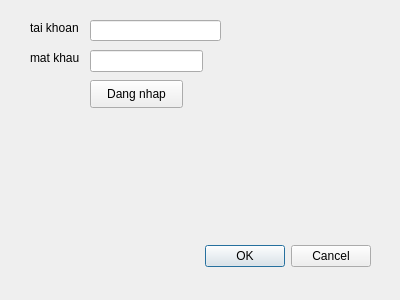
<?xml version="1.0" encoding="UTF-8"?>
<ui version="4.0">
 <class>Dialog</class>
 <widget class="QDialog" name="Dialog">
  <property name="geometry">
   <rect>
    <x>0</x>
    <y>0</y>
    <width>400</width>
    <height>300</height>
   </rect>
  </property>
  <property name="windowTitle">
   <string>Dialog</string>
  </property>
  <widget class="QDialogButtonBox" name="o_nhap_tai_khoan">
   <property name="geometry">
    <rect>
     <x>30</x>
     <y>240</y>
     <width>341</width>
     <height>32</height>
    </rect>
   </property>
   <property name="orientation">
    <enum>Qt::Horizontal</enum>
   </property>
   <property name="standardButtons">
    <set>QDialogButtonBox::Cancel|QDialogButtonBox::Ok</set>
   </property>
  </widget>
  <widget class="QLabel" name="label_2">
   <property name="geometry">
    <rect>
     <x>30</x>
     <y>50</y>
     <width>55</width>
     <height>16</height>
    </rect>
   </property>
   <property name="text">
    <string>mat khau</string>
   </property>
  </widget>
  <widget class="QLabel" name="label">
   <property name="geometry">
    <rect>
     <x>30</x>
     <y>20</y>
     <width>55</width>
     <height>16</height>
    </rect>
   </property>
   <property name="text">
    <string>tai khoan</string>
   </property>
  </widget>
  <widget class="QLineEdit" name="lineEdit">
   <property name="geometry">
    <rect>
     <x>90</x>
     <y>20</y>
     <width>131</width>
     <height>21</height>
    </rect>
   </property>
  </widget>
  <widget class="QLineEdit" name="lineEdit_2">
   <property name="geometry">
    <rect>
     <x>90</x>
     <y>50</y>
     <width>113</width>
     <height>22</height>
    </rect>
   </property>
   <property name="text">
    <string/>
   </property>
   <property name="echoMode">
    <enum>QLineEdit::Password</enum>
   </property>
  </widget>
  <widget class="QPushButton" name="pushButton">
   <property name="geometry">
    <rect>
     <x>90</x>
     <y>80</y>
     <width>93</width>
     <height>28</height>
    </rect>
   </property>
   <property name="text">
    <string>Dang nhap</string>
   </property>
  </widget>
 </widget>
 <resources/>
 <connections>
  <connection>
   <sender>o_nhap_tai_khoan</sender>
   <signal>accepted()</signal>
   <receiver>Dialog</receiver>
   <slot>accept()</slot>
   <hints>
    <hint type="sourcelabel">
     <x>248</x>
     <y>254</y>
    </hint>
    <hint type="destinationlabel">
     <x>157</x>
     <y>274</y>
    </hint>
   </hints>
  </connection>
  <connection>
   <sender>o_nhap_tai_khoan</sender>
   <signal>rejected()</signal>
   <receiver>Dialog</receiver>
   <slot>reject()</slot>
   <hints>
    <hint type="sourcelabel">
     <x>316</x>
     <y>260</y>
    </hint>
    <hint type="destinationlabel">
     <x>286</x>
     <y>274</y>
    </hint>
   </hints>
  </connection>
 </connections>
</ui>
